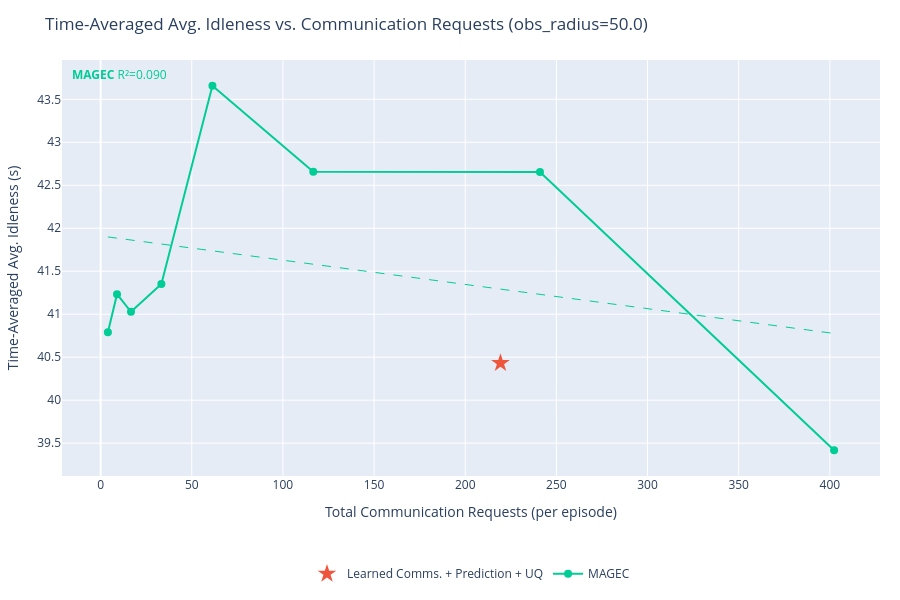
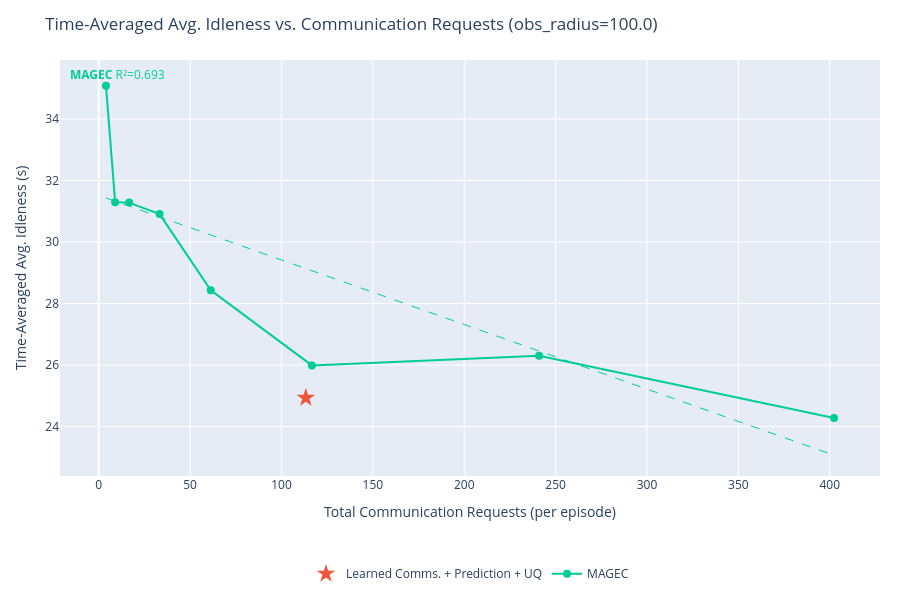
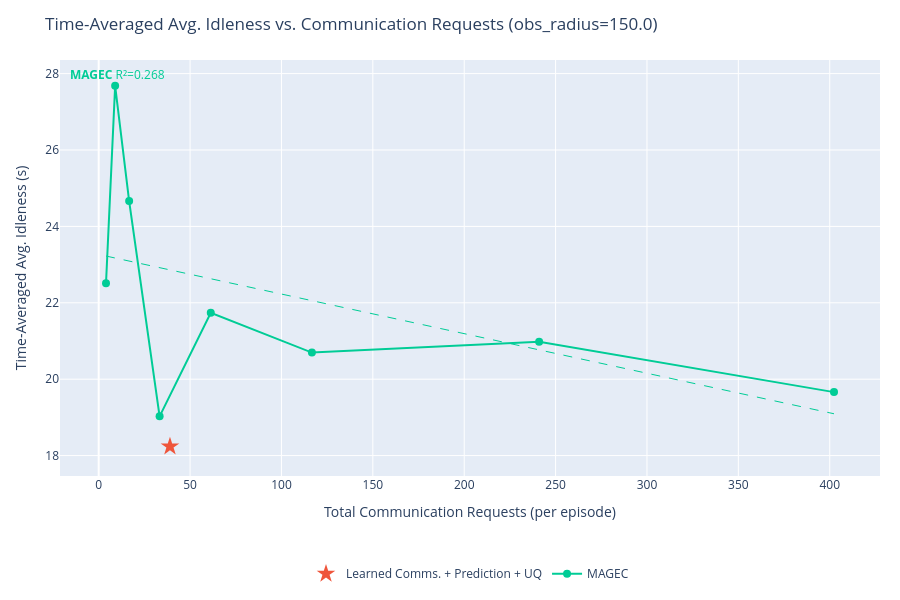
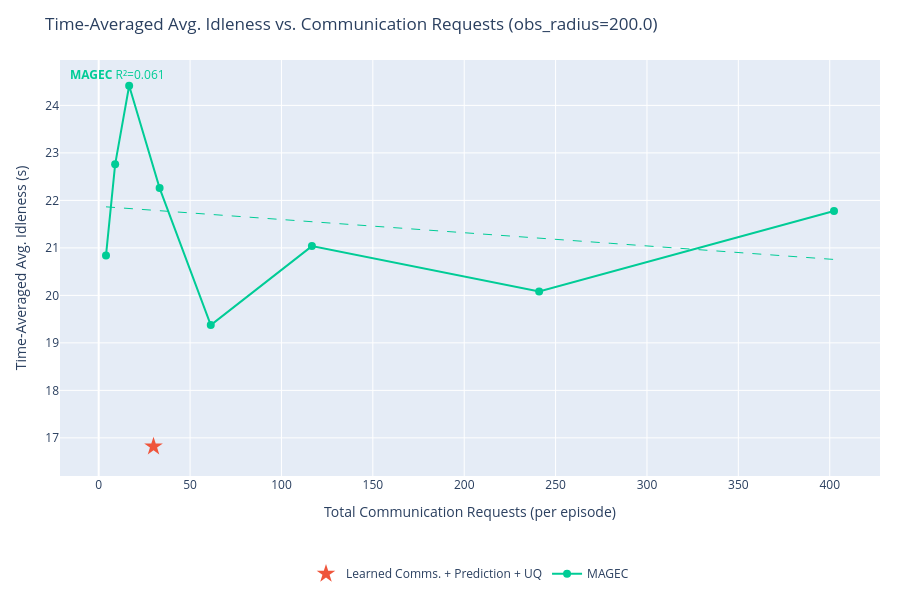

The notebook cell these images were saved under, in order:
### Markdown cell above
## Pareto Analysis

For each observation radius, plots **final avg. idleness vs. total communication requests**.

- Baseline curves (MAGEC, Prediction): one point per `comms_probability` value, connected as a Pareto frontier.
- Learned comms runs: single star marker at their natural operating point.

A learned-comms point that falls **below and to the left** of the baseline curve achieves better idleness at lower communication cost.

### Code cell
import zarr
import plotly.graph_objects as go
import plotly.express as px
import numpy as np

pareto_output = zarr.open(pareto_output_file, mode='r')
print(pareto_output.tree())

SERIES_TO_PLOT = {"Learned Comms. + Prediction + UQ", "MAGEC"}

series_colors = {s: c for s, c in zip(pareto_output, px.colors.qualitative.Plotly)}


def get_requests(data):
    """Total communication requests per episode (mean over episodes)."""
    r = np.array(data['communication']['requests_made'][...])
    return float(np.mean(r.reshape(r.shape[0], -1).sum(axis=1)))


def get_idleness_mean(data):
    """Time-averaged avg. idleness, mean over episodes."""
    return float(np.mean(data['avg_idleness']))


def fit_ols_trendline(xs, ys):
    """
    Fit an OLS linear trendline y = a*x + b.
    Returns (x_smooth, y_smooth, r2).
    """
    xs, ys = np.array(xs, dtype=float), np.array(ys, dtype=float)
    coeffs = np.polyfit(xs, ys, 1)
    x_smooth = np.linspace(xs.min(), xs.max(), 200)
    y_smooth = np.polyval(coeffs, x_smooth)
    y_pred = np.polyval(coeffs, xs)
    ss_res = np.sum((ys - y_pred) ** 2)
    ss_tot = np.sum((ys - ys.mean()) ** 2)
    r2 = 1.0 - ss_res / ss_tot if ss_tot > 0 else float('nan')
    return x_smooth, y_smooth, r2


for obs_radius in pareto_obs_radii:
    fig = go.Figure()
    r2_annotations = []

    for series in pareto_output:
        if series not in SERIES_TO_PLOT:
            continue

        color = series_colors.get(series, '#888888')
        all_exps = list(pareto_output[series].keys())

        # Swept experiments: encoded as obs_radius_X_comms_Y
        swept_exps = sorted(
            [e for e in all_exps if f"obs_radius_{obs_radius:.1f}_comms_" in e],
            key=lambda e: float(e.split("_comms_")[1])
        )
        # Fixed (learned comms) experiments: encoded as obs_radius_X only
        fixed_exps = [e for e in all_exps if e == f"obs_radius_{obs_radius:.1f}"]

        if swept_exps:
            comms_ps = [float(e.split("_comms_")[1]) for e in swept_exps]
            xs = [get_requests(pareto_output[series][e]) for e in swept_exps]
            ys = [get_idleness_mean(pareto_output[series][e]) for e in swept_exps]

            fig.add_trace(go.Scatter(
                x=xs,
                y=ys,
                mode='lines+markers',
                name=series,
                line=dict(color=color),
                marker=dict(color=color, size=8),
                legendgroup=series,
                hovertemplate=[
                    f"{series}<br>comms_p={cp:.3f}<br>requests=%{{x:.1f}}<br>idleness=%{{y:.4f}}<extra></extra>"
                    for cp in comms_ps
                ],
            ))

            # OLS trendline
            if len(xs) >= 2:
                x_trend, y_trend, r2 = fit_ols_trendline(xs, ys)
                fig.add_trace(go.Scatter(
                    x=x_trend,
                    y=y_trend,
                    mode='lines',
                    name=f"{series} (fit)",
                    line=dict(color=color, dash='dash', width=1),
                    legendgroup=series,
                    showlegend=False,
                    hoverinfo='skip',
                ))
                r2_annotations.append(
                    dict(
                        text=f"<b>{series}</b> R²={r2:.3f}",
                        xref='paper', yref='paper',
                        x=0.01,
                        y=0.99 - len(r2_annotations) * 0.06,
                        xanchor='left', yanchor='top',
                        showarrow=False,
                        font=dict(color=color, size=12),
                    )
                )

        if fixed_exps:
            xs_f = [get_requests(pareto_output[series][e]) for e in fixed_exps]
            ys_f = [get_idleness_mean(pareto_output[series][e]) for e in fixed_exps]
            fig.add_trace(go.Scatter(
                x=xs_f,
                y=ys_f,
                mode='markers',
                name=series,
                marker=dict(color=color, size=14, symbol='star'),
                legendgroup=series,
                showlegend=len(swept_exps) == 0,
                hovertemplate=f"{series}<br>requests=%{{x:.1f}}<br>idleness=%{{y:.4f}}<extra></extra>",
            ))

    fig.update_layout(
        title=f"Time-Averaged Avg. Idleness vs. Communication Requests (obs_radius={obs_radius:.1f})",
        xaxis_title="Total Communication Requests (per episode)",
        yaxis_title="Time-Averaged Avg. Idleness (s)",
        height=600,
        hovermode='closest',
        autosize=True,
        margin=dict(l=60, r=20, t=60, b=120),
        legend=dict(orientation='h', yanchor='top', y=-0.2, xanchor='center', x=0.5),
        annotations=r2_annotations,
    )
    fig.show()

### Figure 1 — Plotly figure (JSON) as saved in the notebook; plotly's stock layout.template omitted (floating-point values rounded to 4 significant figures; data arrays with more than 128 entries replaced by an {"elided": "..."} marker saying what was removed)
{"data": [{"hovertemplate": "Learned Comms. + Prediction + UQ<br>requests=%{x:.1f}<br>idleness=%{y:.4f}<extra></extra>", "legendgroup": "Learned Comms. + Prediction + UQ", "marker": {"color": "#EF553B", "size": 14, "symbol": "star"}, "mode": "markers", "name": "Learned Comms. + Prediction + UQ", "showlegend": true, "type": "scatter", "x": [219.3], "y": [40.43]}, {"hovertemplate": ["MAGEC<br>comms_p=0.005<br>requests=%{x:.1f}<br>idleness=%{y:.4f}<extra></extra>", "MAGEC<br>comms_p=0.010<br>requests=%{x:.1f}<br>idleness=%{y:.4f}<extra></extra>", "MAGEC<br>comms_p=0.020<br>requests=%{x:.1f}<br>idleness=%{y:.4f}<extra></extra>", "MAGEC<br>comms_p=0.043<br>requests=%{x:.1f}<br>idleness=%{y:.4f}<extra></extra>", "MAGEC<br>comms_p=0.080<br>requests=%{x:.1f}<br>idleness=%{y:.4f}<extra></extra>", "MAGEC<br>comms_p=0.150<br>requests=%{x:.1f}<br>idleness=%{y:.4f}<extra></extra>", "MAGEC<br>comms_p=0.300<br>requests=%{x:.1f}<br>idleness=%{y:.4f}<extra></extra>", "MAGEC<br>comms_p=0.500<br>requests=%{x:.1f}<br>idleness=%{y:.4f}<extra></extra>"], "legendgroup": "MAGEC", "line": {"color": "#00CC96"}, "marker": {"color": "#00CC96", "size": 8}, "mode": "lines+markers", "name": "MAGEC", "type": "scatter", "x": [4, 9, 16.67, 33.33, 61.33, 116.7, 241, 402.3], "y": [40.79, 41.23, 41.03, 41.35, 43.66, 42.66, 42.65, 39.42]}, {"hoverinfo": "skip", "legendgroup": "MAGEC", "line": {"color": "#00CC96", "dash": "dash", "width": 1}, "mode": "lines", "name": "MAGEC (fit)", "showlegend": false, "type": "scatter", "x": {"elided": "200 float values"}, "y": {"elided": "200 float values"}}], "layout": {"annotations": [{"font": {"color": "#00CC96", "size": 12}, "showarrow": false, "text": "<b>MAGEC</b> R²=0.090", "x": 0.01, "xanchor": "left", "xref": "paper", "y": 0.99, "yanchor": "top", "yref": "paper"}], "autosize": true, "height": 600, "hovermode": "closest", "legend": {"orientation": "h", "x": 0.5, "xanchor": "center", "y": -0.2, "yanchor": "top"}, "margin": {"b": 120, "l": 60, "r": 20, "t": 60}, "title": {"text": "Time-Averaged Avg. Idleness vs. Communication Requests (obs_radius=50.0)"}, "xaxis": {"title": {"text": "Total Communication Requests (per episode)"}}, "yaxis": {"title": {"text": "Time-Averaged Avg. Idleness (s)"}}}}

### Figure 2 — Plotly figure (JSON) as saved in the notebook; plotly's stock layout.template omitted (floating-point values rounded to 4 significant figures; data arrays with more than 128 entries replaced by an {"elided": "..."} marker saying what was removed)
{"data": [{"hovertemplate": "Learned Comms. + Prediction + UQ<br>requests=%{x:.1f}<br>idleness=%{y:.4f}<extra></extra>", "legendgroup": "Learned Comms. + Prediction + UQ", "marker": {"color": "#EF553B", "size": 14, "symbol": "star"}, "mode": "markers", "name": "Learned Comms. + Prediction + UQ", "showlegend": true, "type": "scatter", "x": [113.3], "y": [24.93]}, {"hovertemplate": ["MAGEC<br>comms_p=0.005<br>requests=%{x:.1f}<br>idleness=%{y:.4f}<extra></extra>", "MAGEC<br>comms_p=0.010<br>requests=%{x:.1f}<br>idleness=%{y:.4f}<extra></extra>", "MAGEC<br>comms_p=0.020<br>requests=%{x:.1f}<br>idleness=%{y:.4f}<extra></extra>", "MAGEC<br>comms_p=0.043<br>requests=%{x:.1f}<br>idleness=%{y:.4f}<extra></extra>", "MAGEC<br>comms_p=0.080<br>requests=%{x:.1f}<br>idleness=%{y:.4f}<extra></extra>", "MAGEC<br>comms_p=0.150<br>requests=%{x:.1f}<br>idleness=%{y:.4f}<extra></extra>", "MAGEC<br>comms_p=0.300<br>requests=%{x:.1f}<br>idleness=%{y:.4f}<extra></extra>", "MAGEC<br>comms_p=0.500<br>requests=%{x:.1f}<br>idleness=%{y:.4f}<extra></extra>"], "legendgroup": "MAGEC", "line": {"color": "#00CC96"}, "marker": {"color": "#00CC96", "size": 8}, "mode": "lines+markers", "name": "MAGEC", "type": "scatter", "x": [4, 9, 16.67, 33.33, 61.33, 116.7, 241, 402.3], "y": [35.08, 31.3, 31.28, 30.91, 28.43, 25.99, 26.3, 24.28]}, {"hoverinfo": "skip", "legendgroup": "MAGEC", "line": {"color": "#00CC96", "dash": "dash", "width": 1}, "mode": "lines", "name": "MAGEC (fit)", "showlegend": false, "type": "scatter", "x": {"elided": "200 float values"}, "y": {"elided": "200 float values"}}], "layout": {"annotations": [{"font": {"color": "#00CC96", "size": 12}, "showarrow": false, "text": "<b>MAGEC</b> R²=0.693", "x": 0.01, "xanchor": "left", "xref": "paper", "y": 0.99, "yanchor": "top", "yref": "paper"}], "autosize": true, "height": 600, "hovermode": "closest", "legend": {"orientation": "h", "x": 0.5, "xanchor": "center", "y": -0.2, "yanchor": "top"}, "margin": {"b": 120, "l": 60, "r": 20, "t": 60}, "title": {"text": "Time-Averaged Avg. Idleness vs. Communication Requests (obs_radius=100.0)"}, "xaxis": {"title": {"text": "Total Communication Requests (per episode)"}}, "yaxis": {"title": {"text": "Time-Averaged Avg. Idleness (s)"}}}}

### Figure 3 — Plotly figure (JSON) as saved in the notebook; plotly's stock layout.template omitted (floating-point values rounded to 4 significant figures; data arrays with more than 128 entries replaced by an {"elided": "..."} marker saying what was removed)
{"data": [{"hovertemplate": "Learned Comms. + Prediction + UQ<br>requests=%{x:.1f}<br>idleness=%{y:.4f}<extra></extra>", "legendgroup": "Learned Comms. + Prediction + UQ", "marker": {"color": "#EF553B", "size": 14, "symbol": "star"}, "mode": "markers", "name": "Learned Comms. + Prediction + UQ", "showlegend": true, "type": "scatter", "x": [39], "y": [18.24]}, {"hovertemplate": ["MAGEC<br>comms_p=0.005<br>requests=%{x:.1f}<br>idleness=%{y:.4f}<extra></extra>", "MAGEC<br>comms_p=0.010<br>requests=%{x:.1f}<br>idleness=%{y:.4f}<extra></extra>", "MAGEC<br>comms_p=0.020<br>requests=%{x:.1f}<br>idleness=%{y:.4f}<extra></extra>", "MAGEC<br>comms_p=0.043<br>requests=%{x:.1f}<br>idleness=%{y:.4f}<extra></extra>", "MAGEC<br>comms_p=0.080<br>requests=%{x:.1f}<br>idleness=%{y:.4f}<extra></extra>", "MAGEC<br>comms_p=0.150<br>requests=%{x:.1f}<br>idleness=%{y:.4f}<extra></extra>", "MAGEC<br>comms_p=0.300<br>requests=%{x:.1f}<br>idleness=%{y:.4f}<extra></extra>", "MAGEC<br>comms_p=0.500<br>requests=%{x:.1f}<br>idleness=%{y:.4f}<extra></extra>"], "legendgroup": "MAGEC", "line": {"color": "#00CC96"}, "marker": {"color": "#00CC96", "size": 8}, "mode": "lines+markers", "name": "MAGEC", "type": "scatter", "x": [4, 9, 16.67, 33.33, 61.33, 116.7, 241, 402.3], "y": [22.51, 27.68, 24.66, 19.03, 21.74, 20.7, 20.98, 19.66]}, {"hoverinfo": "skip", "legendgroup": "MAGEC", "line": {"color": "#00CC96", "dash": "dash", "width": 1}, "mode": "lines", "name": "MAGEC (fit)", "showlegend": false, "type": "scatter", "x": {"elided": "200 float values"}, "y": {"elided": "200 float values"}}], "layout": {"annotations": [{"font": {"color": "#00CC96", "size": 12}, "showarrow": false, "text": "<b>MAGEC</b> R²=0.268", "x": 0.01, "xanchor": "left", "xref": "paper", "y": 0.99, "yanchor": "top", "yref": "paper"}], "autosize": true, "height": 600, "hovermode": "closest", "legend": {"orientation": "h", "x": 0.5, "xanchor": "center", "y": -0.2, "yanchor": "top"}, "margin": {"b": 120, "l": 60, "r": 20, "t": 60}, "title": {"text": "Time-Averaged Avg. Idleness vs. Communication Requests (obs_radius=150.0)"}, "xaxis": {"title": {"text": "Total Communication Requests (per episode)"}}, "yaxis": {"title": {"text": "Time-Averaged Avg. Idleness (s)"}}}}

### Figure 4 — Plotly figure (JSON) as saved in the notebook; plotly's stock layout.template omitted (floating-point values rounded to 4 significant figures; data arrays with more than 128 entries replaced by an {"elided": "..."} marker saying what was removed)
{"data": [{"hovertemplate": "Learned Comms. + Prediction + UQ<br>requests=%{x:.1f}<br>idleness=%{y:.4f}<extra></extra>", "legendgroup": "Learned Comms. + Prediction + UQ", "marker": {"color": "#EF553B", "size": 14, "symbol": "star"}, "mode": "markers", "name": "Learned Comms. + Prediction + UQ", "showlegend": true, "type": "scatter", "x": [30], "y": [16.82]}, {"hovertemplate": ["MAGEC<br>comms_p=0.005<br>requests=%{x:.1f}<br>idleness=%{y:.4f}<extra></extra>", "MAGEC<br>comms_p=0.010<br>requests=%{x:.1f}<br>idleness=%{y:.4f}<extra></extra>", "MAGEC<br>comms_p=0.020<br>requests=%{x:.1f}<br>idleness=%{y:.4f}<extra></extra>", "MAGEC<br>comms_p=0.043<br>requests=%{x:.1f}<br>idleness=%{y:.4f}<extra></extra>", "MAGEC<br>comms_p=0.080<br>requests=%{x:.1f}<br>idleness=%{y:.4f}<extra></extra>", "MAGEC<br>comms_p=0.150<br>requests=%{x:.1f}<br>idleness=%{y:.4f}<extra></extra>", "MAGEC<br>comms_p=0.300<br>requests=%{x:.1f}<br>idleness=%{y:.4f}<extra></extra>", "MAGEC<br>comms_p=0.500<br>requests=%{x:.1f}<br>idleness=%{y:.4f}<extra></extra>"], "legendgroup": "MAGEC", "line": {"color": "#00CC96"}, "marker": {"color": "#00CC96", "size": 8}, "mode": "lines+markers", "name": "MAGEC", "type": "scatter", "x": [4, 9, 16.67, 33.33, 61.33, 116.7, 241, 402.3], "y": [20.84, 22.76, 24.41, 22.26, 19.38, 21.04, 20.08, 21.78]}, {"hoverinfo": "skip", "legendgroup": "MAGEC", "line": {"color": "#00CC96", "dash": "dash", "width": 1}, "mode": "lines", "name": "MAGEC (fit)", "showlegend": false, "type": "scatter", "x": {"elided": "200 float values"}, "y": {"elided": "200 float values"}}], "layout": {"annotations": [{"font": {"color": "#00CC96", "size": 12}, "showarrow": false, "text": "<b>MAGEC</b> R²=0.061", "x": 0.01, "xanchor": "left", "xref": "paper", "y": 0.99, "yanchor": "top", "yref": "paper"}], "autosize": true, "height": 600, "hovermode": "closest", "legend": {"orientation": "h", "x": 0.5, "xanchor": "center", "y": -0.2, "yanchor": "top"}, "margin": {"b": 120, "l": 60, "r": 20, "t": 60}, "title": {"text": "Time-Averaged Avg. Idleness vs. Communication Requests (obs_radius=200.0)"}, "xaxis": {"title": {"text": "Total Communication Requests (per episode)"}}, "yaxis": {"title": {"text": "Time-Averaged Avg. Idleness (s)"}}}}
